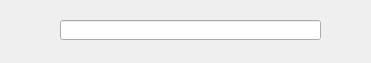
<?xml version="1.0" encoding="UTF-8"?>
<ui version="4.0">
 <class>QSearchForm</class>
 <widget class="QDialog" name="QSearchForm">
  <property name="geometry">
   <rect>
    <x>0</x>
    <y>0</y>
    <width>371</width>
    <height>63</height>
   </rect>
  </property>
  <property name="windowTitle">
   <string>Search</string>
  </property>
  <widget class="QLineEdit" name="lineEdit">
   <property name="geometry">
    <rect>
     <x>60</x>
     <y>20</y>
     <width>261</width>
     <height>20</height>
    </rect>
   </property>
  </widget>
 </widget>
 <layoutdefault spacing="6" margin="11"/>
 <resources/>
 <connections/>
</ui>
